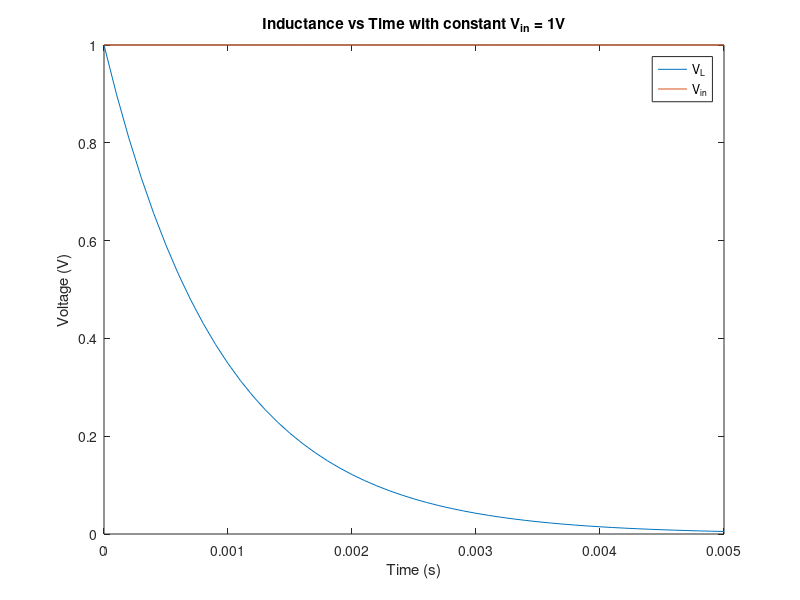

Source code (MATLAB):
%% Part 2 RL Circuit Simulation.

t0= 0; %Start Time in seconds 
h = 0.0001;% time step in seconds
R = 1e2;% Resistance
L = 0.1;%induction
tf= 0.005; %End Time in seconds
t = linspace(t0,tf,((tf-t0)/h) +1);
V_in_0 = 1;
V_L_0 = V_in_0; % at time zero the current is zero and no voltage is dropped across the resistor.
I_L_0 = 0;


V_in = V_in_0.*ones(1,length(t)) ; % input voltage source
V_L = zeros(1, length(t));
V_L(1,1) = V_L_0;
I_L = zeros(1, length(t));
I_L(1,1) = I_L_0;


%% equation: i(k+1) = (1-hR/L)*i,k + (h/L)V_in,k
% To vectorize the eq, it becomes: i(k+1) = C*i_k + B*V_in_k
b = h/L;
a = R*b;
c = 1-a;

%Container called |container| to house the currents and v_in

container = [I_L; V_L ;V_in];


%%

A = [c b]; 
current_matix = [(-1*R) 1];
for j = 2:length(t)
container(1,j) =  A*container([1 3], j-1);
container(2,j) = current_matix*container([1 3], j); % Calculates the voltage, V_L = V_I - V_R; V_R = RI
end


%%

figure();
plot(t, container([2 3],:));
title('Inductance vs Time with constant V_{in} = 1V');
legend('V_L','V_{in}');
ylabel('Voltage (V)');
xlabel('Time (s)');

